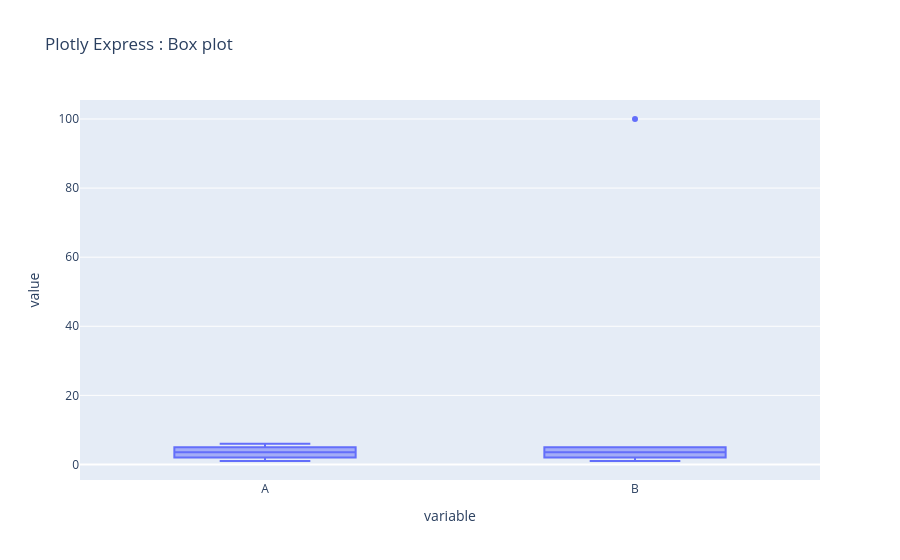

The code cell stored with this chart in its notebook:
### Code cell
import plotly.express as px 

fig = px.box(
    df,
    y=["A", "B"],
    title="Plotly Express : Box plot"
)

fig.show()

### Figure 1 — Plotly figure (JSON) as saved in the notebook; plotly's stock layout.template omitted (floating-point values rounded to 4 significant figures)
{"data": [{"alignmentgroup": "True", "hovertemplate": "variable=%{x}<br>value=%{y}<extra></extra>", "legendgroup": "", "marker": {"color": "#636efa"}, "name": "", "notched": false, "offsetgroup": "", "orientation": "v", "showlegend": false, "type": "box", "x": ["A", "A", "A", "A", "A", "A", "B", "B", "B", "B", "B", "B"], "x0": " ", "xaxis": "x", "y": [1, 2, 3, 4, 5, 6, 1, 2, 3, 4, 5, 100], "y0": " ", "yaxis": "y"}], "layout": {"boxmode": "group", "legend": {"tracegroupgap": 0}, "title": {"text": "Plotly Express : Box plot"}, "xaxis": {"anchor": "y", "domain": [0, 1], "title": {"text": "variable"}}, "yaxis": {"anchor": "x", "domain": [0, 1], "title": {"text": "value"}}}}
